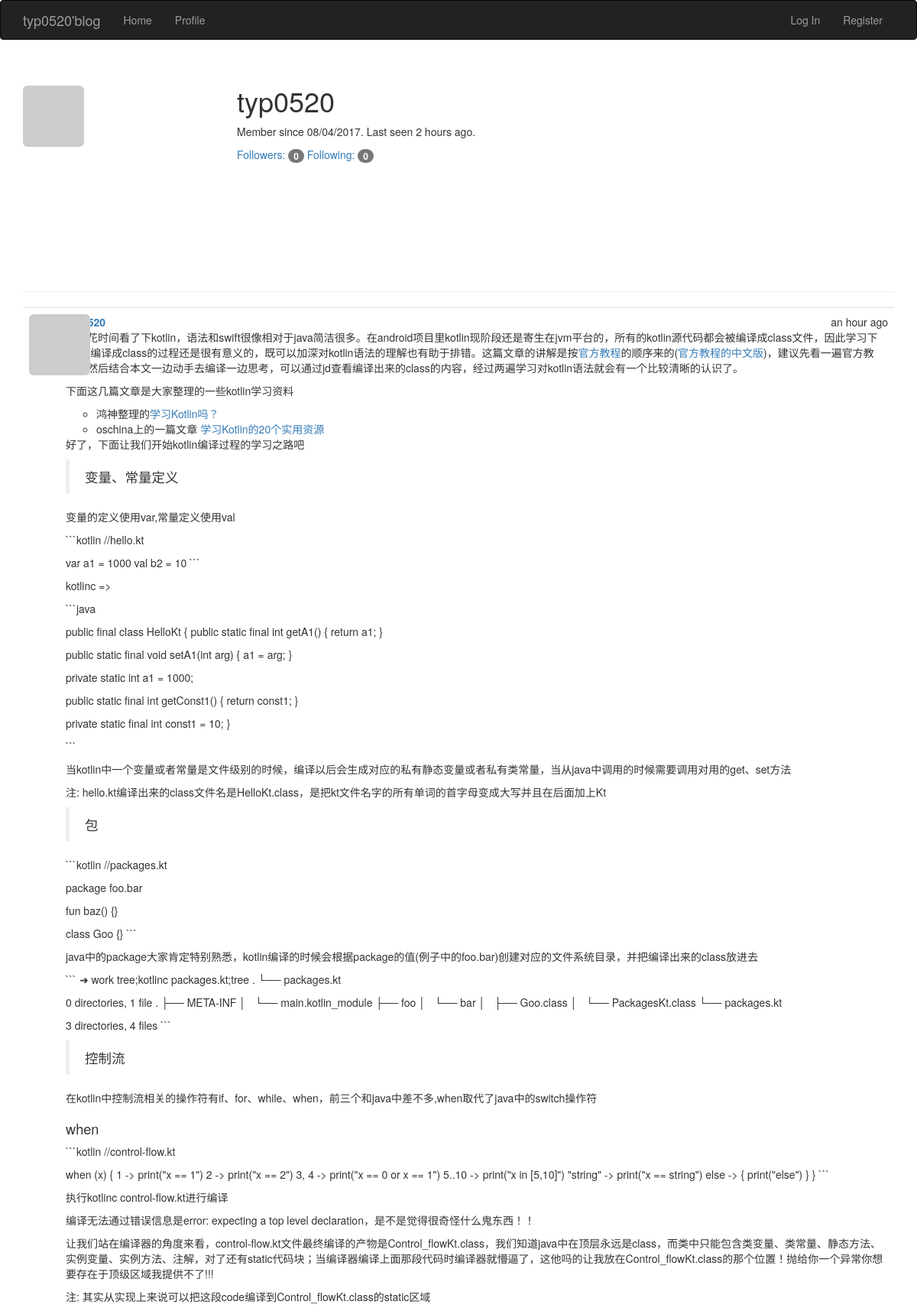
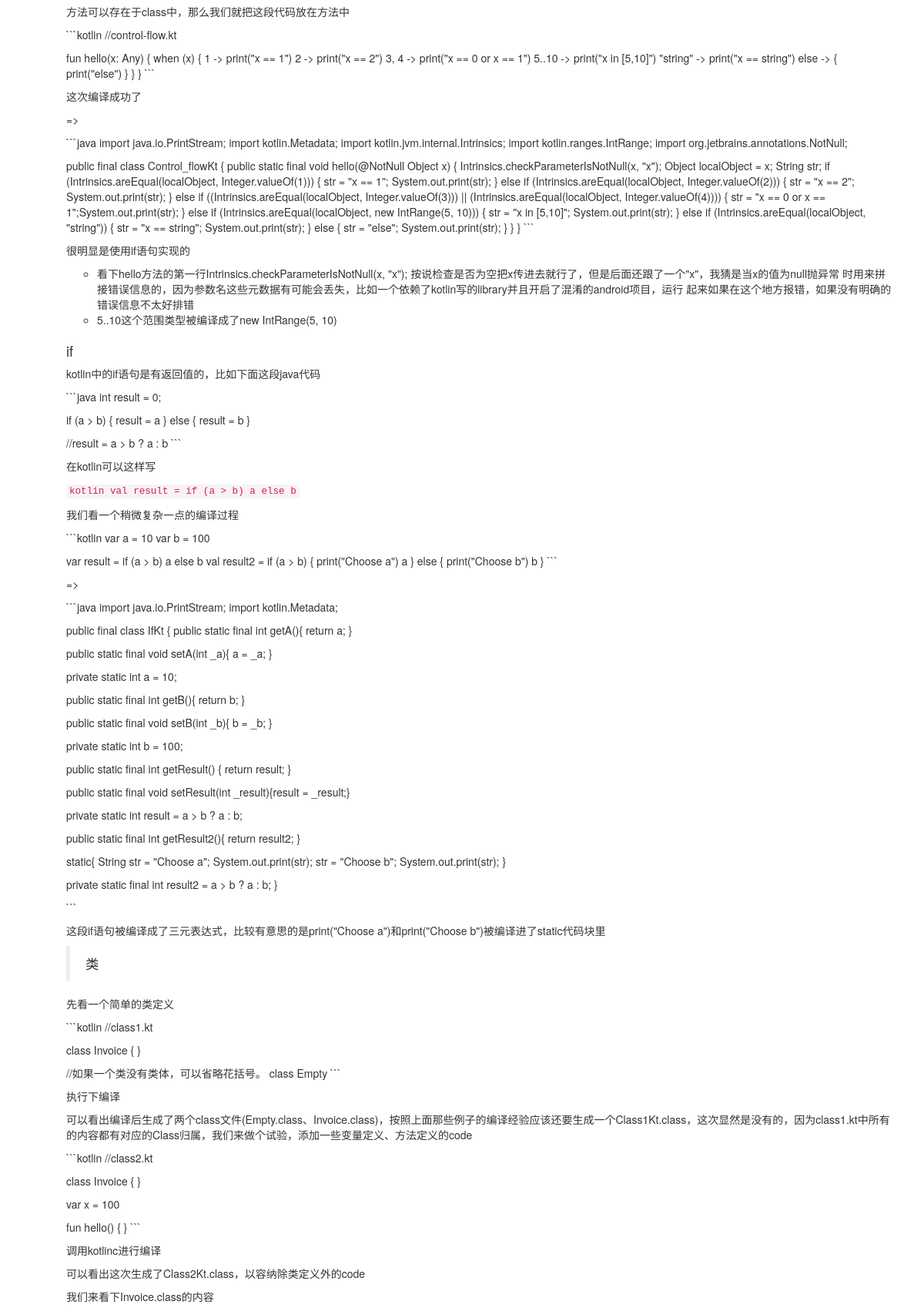
Screenshot of /user/typ0520 (upper part) with the database file from the repository (2 pictures, top to bottom).
### app/models.py (models this page shows, shortened)
class User(UserMixin, db.Model):
    __tablename__ = 'users'
    id = db.Column(db.Integer, primary_key=True)
    email = db.Column(db.String(64), unique=True, index=True)
    username = db.Column(db.String(64), unique=True, index=True)
    password_hash = db.Column(db.String(128))
    role_id = db.Column(db.Integer, db.ForeignKey('roles.id'))
    confirmed = db.Column(db.Boolean, default=False)
    name = db.Column(db.String(64))
    location = db.Column(db.String(64))
    about_me = db.Column(db.Text())
    member_since = db.Column(db.DateTime(), default=datetime.utcnow)
    last_seen = db.Column(db.DateTime(), default=datetime.utcnow)
    posts = db.relationship('Post', backref='author', lazy='dynamic')
    comments = db.relationship('Comment', backref='author', lazy='dynamic')
    followed = db.relationship('Follow',
                               foreign_keys=[Follow.follower_id],
                               backref=db.backref('follower', lazy='joined'),
                               lazy='dynamic',
                               cascade='all, delete-orphan')
    followers = db.relationship('Follow',
                               foreign_keys=[Follow.followed_id],
                               backref=db.backref('followed', lazy='joined'),
                               lazy='dynamic',
                               cascade='all, delete-orphan')
    @property
    def password(self):
        raise AttributeError('password is not a readable attribute')
    def gravatar(self, size=100, default='idention', rating='g'):
        url = 'http://www.gravatar.com/avatar'
        hash = hashlib.md5(self.email.encode('utf-8')).hexdigest()
        img = '{url}/{hash}?s={size}&r={rating}'.format(url=url, hash=hash, size=size, default=default, rating=rating)
        return img

class Post(db.Model):
    __tablename__ = 'posts'
    id = db.Column(db.Integer, primary_key=True)
    body = db.Column(db.Text)
    body_html = db.Column(db.Text)
    timestamp = db.Column(db.DateTime, index=True, default=datetime.utcnow)
    author_id = db.Column(db.Integer, db.ForeignKey('users.id'))
    comments = db.relationship('Comment', backref='post', lazy='dynamic')

### app/main/views.py (the view)
@main.route('/user/<username>')
def user(username):
    user = User.query.filter_by(username=username).first()
    if user is None:
        abort(404)
    posts = user.posts.order_by(Post.timestamp.desc()).all()
    return render_template('user.html', user=user, posts=posts)

### app/auth/views.py (called while the page is built)
@auth.before_app_request
def before_request():
    if current_user.is_authenticated:
        if not current_user.confirmed \
            and request.endpoint \
            and request.endpoint[:5] != 'auth.' \
            and request.endpoint != 'static':
            return redirect(url_for('auth.unconfirmed'))

### app/main/__init__.py (called while the page is built)
@main.app_context_processor
def inject_permissions():
    return dict(Permission=Permission)

### app/models.py (called while the page is built)
    def can(self, permissions):
        return False

    def is_administrator(self):
        return False

### app/templates/user.html (shortened to what this page needs)
{% extends "base.html" %}
{% block page_content %}
    <div class="page-header">
        <img class="img-rounded profile-thumbnail" src="{{ user.gravatar(size=256) }}">
        <div class="profile-header">
            <h1>{{ user.username }}</h1>
            <p>Member since {{ moment(user.member_since).format('L') }}. Last
                seen {{ moment(user.last_seen).fromNow() }}.</p>
            <p>
                <a href="{{ url_for('.followers', username=user.username) }}">
                    Followers: <span class="badge">{{ user.followers.count() - 1 }}</span>
                </a>
                <a href="{{ url_for('.followed_by', username=user.username) }}">
                    Following: <span class="badge">{{ user.followed.count() - 1 }}</span>
                </a>
            </p>
        </div>
    </div>
    {% include('_posts.html') %}
{% endblock %}

### app/templates/_posts.html (shortened to what this page needs)
<ul class="posts">
    {% for post in posts %}
    <li class="post">
        <div class="post-thumbnail">
            <a href="{{ url_for('.user', username=post.author.username) }}">
                <img class="img-rounded profile-thumbnail" src="{{ post.author.gravatar(size=40) }}">
            </a>
        </div>
        <div class="post-content">
            <div class="post-date">{{ moment(post.timestamp).fromNow() }}</div>
            <div class="post-author"><a href="{{ url_for('.user', username=post.author.username) }}">{{ post.author.username }}</a></div>
            <div class="post-body">
                {% if post.body_html %}
                    {{ post.body_html | safe }}
                {% else %}
                    {{ post.body }}
                {% endif %}
            </div>
        </div>
    </li>
    {% endfor %}
</ul>

### app/static/styles.css (style rules this page uses)
.profile-thumbnail { position: absolute; }
.profile-header { min-height: 260px; margin-left: 280px; }
ul.posts { list-style-type: none; padding: 0px; margin: 16px 0px 0px 0px; border-top: 1px solid #e0e0e0; }
ul.posts li.post { padding: 8px; border-bottom: 1px solid #e0e0e0; }
div.post-date { float: right; }
div.post-author { font-weight: bold; }
div.post-thumbnail { position: absolute; }
div.post-content { margin-left: 48px; min-height: 48px; }
.post-body h2 { font-size: 130%; }

### rows the page displays
User: username "typ0520", member_since "08/04/2017", last_seen "2 hours ago"
Post: timestamp "an hour ago", body_html "最近花时间看了下kotlin，语法和swift很像相对于java简洁很多。在android项目里kotlin现阶段还是寄生在jvm平台的，所有的kotlin源代码都会被编译成class文件，因此学习下kotlin编译成class的过程还是很有意义的，既可以加深对kotlin语法的理解也有助于排错。这篇文章的讲解是按 官方教程 的顺序来的( 官方教程的中文版 )，建议先看一遍官方教程，然后结合本文一边动手去编译一边思考，可以通过jd查看编译出来的class的内容，经过两遍学习对kotlin语法就会有一个比较清晰的认识了。 下面这几篇文章是大家整理的一些kotlin学习资料 鸿神整理的 学习Kotlin吗？ oschina上的一篇文章 学习Kotlin的20个实用资源 好了，下面让我们开始kotlin编译过程的学习之路吧 变量、常量定义 变量的定义使用var,常量定义使用val ```kotlin //hello.kt var a1 = 1000 val b2 = 10 ``` kotlinc => ```java public final class HelloKt { public static final int getA1() { return a1; } public static final void setA1(int arg) { a1 = arg; } private static int a1 = 1000; public static final int getConst1() { return const1; } private static final…"

### other values shown
{{ user.followers.count() - 1 }} "0"
{{ user.followed.count() - 1 }} "0"
